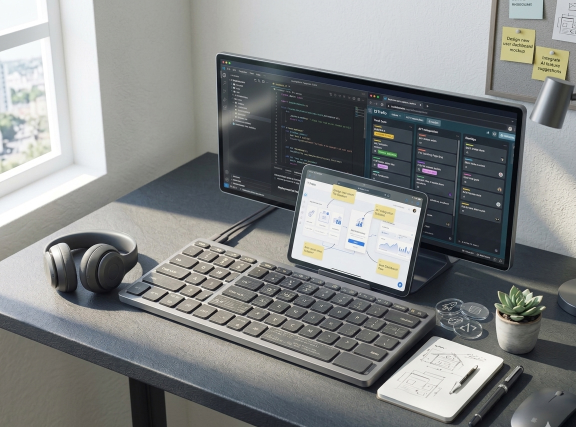
#> input picture hero.jpg, 1152 x 854 px (shown at 1/2 size)
$ python optimize-images.py
#> lines starting #> are read from the running program, lines starting #| are printed output that depends on the picture
#!/usr/bin/env python3
"""Optimisation SEO/perf des images de la vitrine ATECH GROUPE.
- convertit les images locales lourdes en WebP (redimensionnées)
- rapatrie les images Unsplash distantes en WebP local (mêmes visuels, self-hosted)
- génère l'image OG 1200x630
Les originaux sont conservés. Usage : python scripts/optimize-images.py
"""
import os, io, urllib.request
from PIL import Image

ROOT = os.path.dirname(os.path.dirname(os.path.abspath(__file__)))
UA = {"User-Agent": "Mozilla/5.0 (compatible; ATECHimg/1.0)"}

# Images locales -> WebP : (source, dest, largeur max, qualité)
LOCAL = [
    ("hero.jpg",            "hero.webp",            1040, 82),
    ("dev saas.jpg",        "dev-saas.webp",        1160, 80),
    ("ecommerce.JPG",       "ecommerce.webp",       1160, 80),
    ("logo-christ-roi.jpg", "logo-christ-roi.webp",  160, 85),
]

# Images Unsplash -> WebP local : (id unsplash, dest, largeur, qualité)
REMOTE = [
    ("photo-1690323223790-4df744a1a033", "dakar.webp",          1600, 78),
    ("photo-1664396113489-e50bddd4a777", "proj-sadg.webp",       900, 80),
    ("photo-1576091160399-112ba8d25d1d", "proj-medicos.webp",    900, 80),
    ("photo-1530785602389-07594beb8b73", "proj-swaa.webp",       900, 80),
    ("photo-1536337005238-94b997371b40", "proj-christroi.webp",  900, 80),
    ("photo-1509099863731-ef4bff19e808", "proj-rnp.webp",        900, 80),
]

def human(n):
    for u in ("o","Ko","Mo"):
        if n < 1024: return f"{n:.0f} {u}"
        n/=1024
    return f"{n:.1f} Go"

def resize(im, w):
    if im.width > w:
        im = im.resize((w, round(im.height*w/im.width)), Image.LANCZOS)
    return im

def save_webp(im, dest, q):
    p=os.path.join(ROOT,dest); im.save(p,"WEBP",quality=q,method=6)
    print(f"[OK] {dest:22s} {human(os.path.getsize(p)):>8s}  {im.width}x{im.height}")

def run():
    for src,dst,w,q in LOCAL:
        sp=os.path.join(ROOT,src)
        if not os.path.exists(sp): print(f"[SKIP] {src} introuvable"); continue
        with Image.open(sp) as im: save_webp(resize(im.convert("RGB"),w),dst,q)
#> im is the input picture: PIL image 1152x854 RGB; mean R, G, B 131.6, 134, 133.5
#> in resize, `im = im.resize((w, round(im.height*w/im.width)), Image.LANCZOS)`:
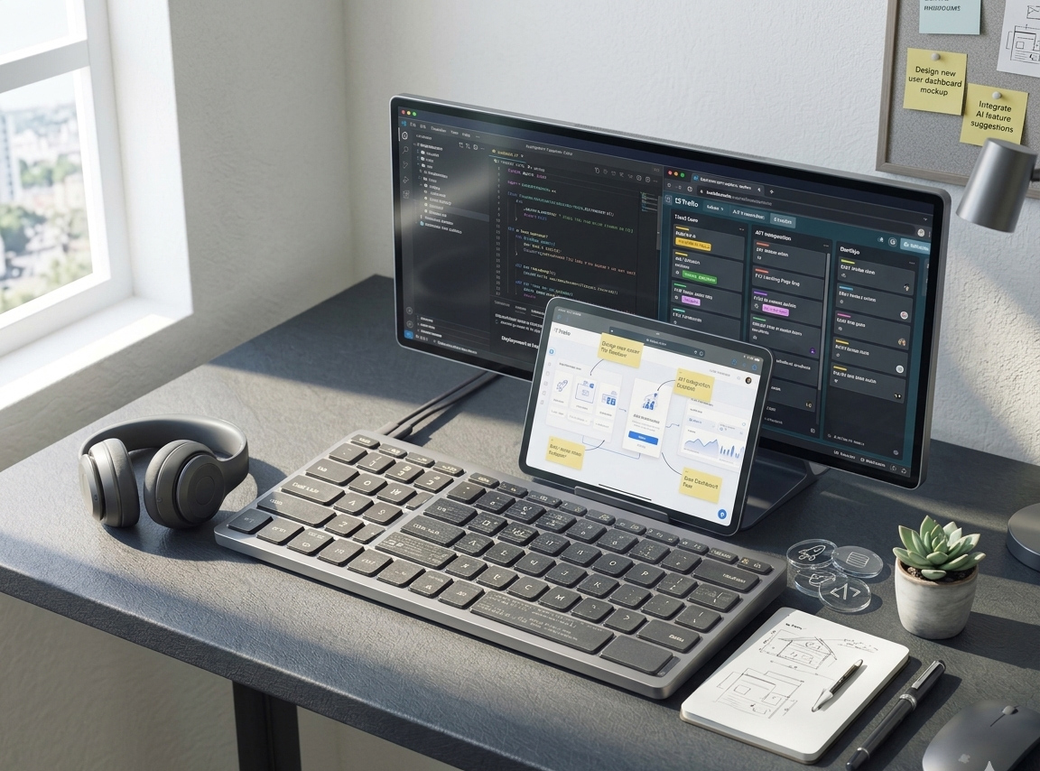
#> im: PIL image 1040x771 RGB; mean R, G, B 131.6, 134, 133.5
#| [OK] hero.webp                 93 Ko  1040x771
#> pass 2 of the loop in run, `for src,dst,w,q in LOCAL:`:
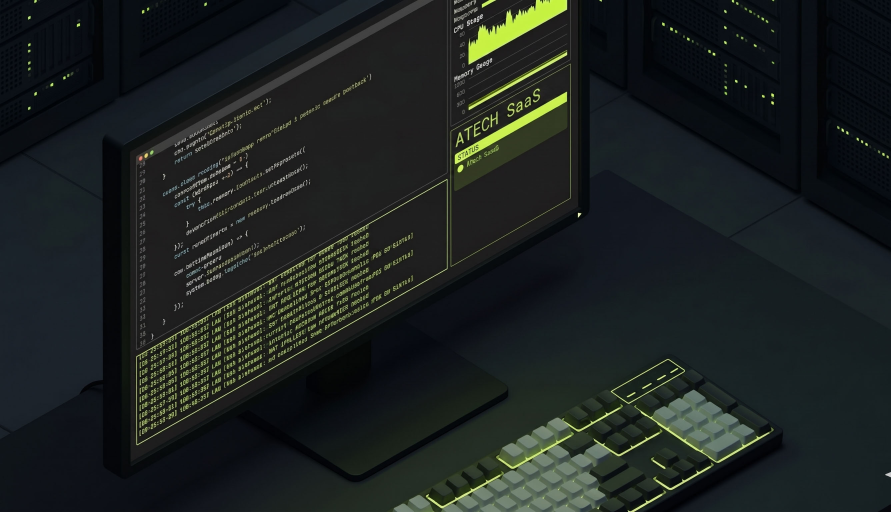
#> input picture dev saas.jpg, 2672 x 1536 px (shown at 1/3 size)
#> in run, im is the input picture: PIL image 2672x1536 RGB; mean R, G, B 28.4, 33.8, 32.5
#> in resize (call 2), `im = im.resize((w, round(im.height*w/im.width)), Image.LANCZOS)`:
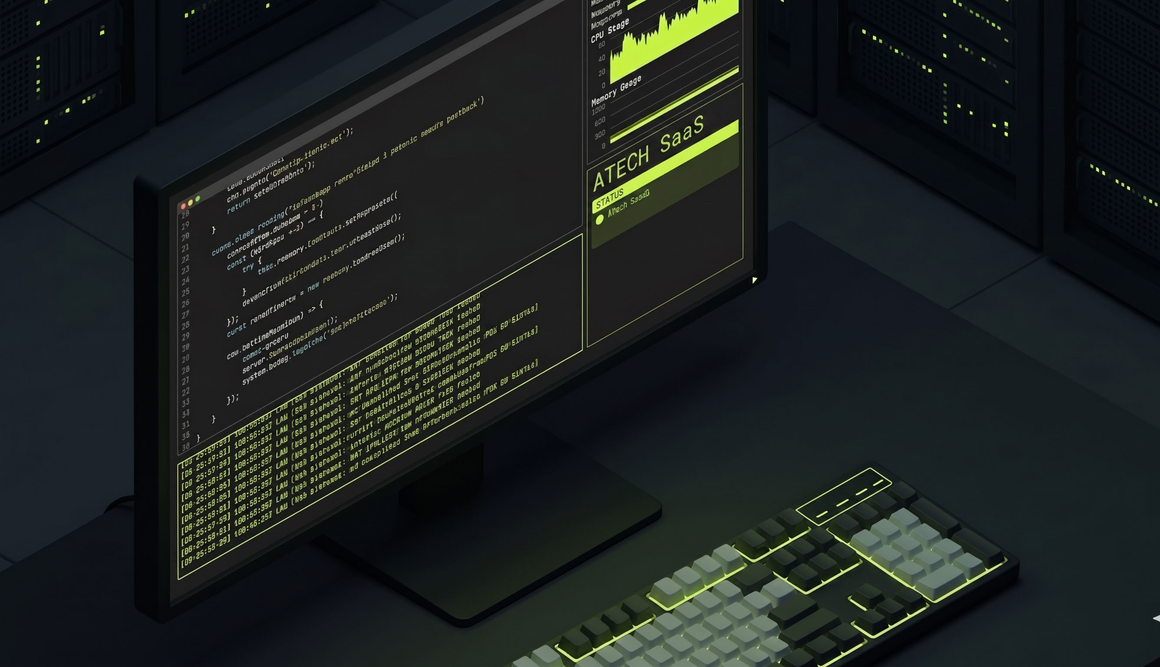
#> im: PIL image 1160x667 RGB; mean R, G, B 28.4, 33.8, 32.5
#| [OK] dev-saas.webp             53 Ko  1160x667
#> pass 3 of the loop in run, `for src,dst,w,q in LOCAL:`:
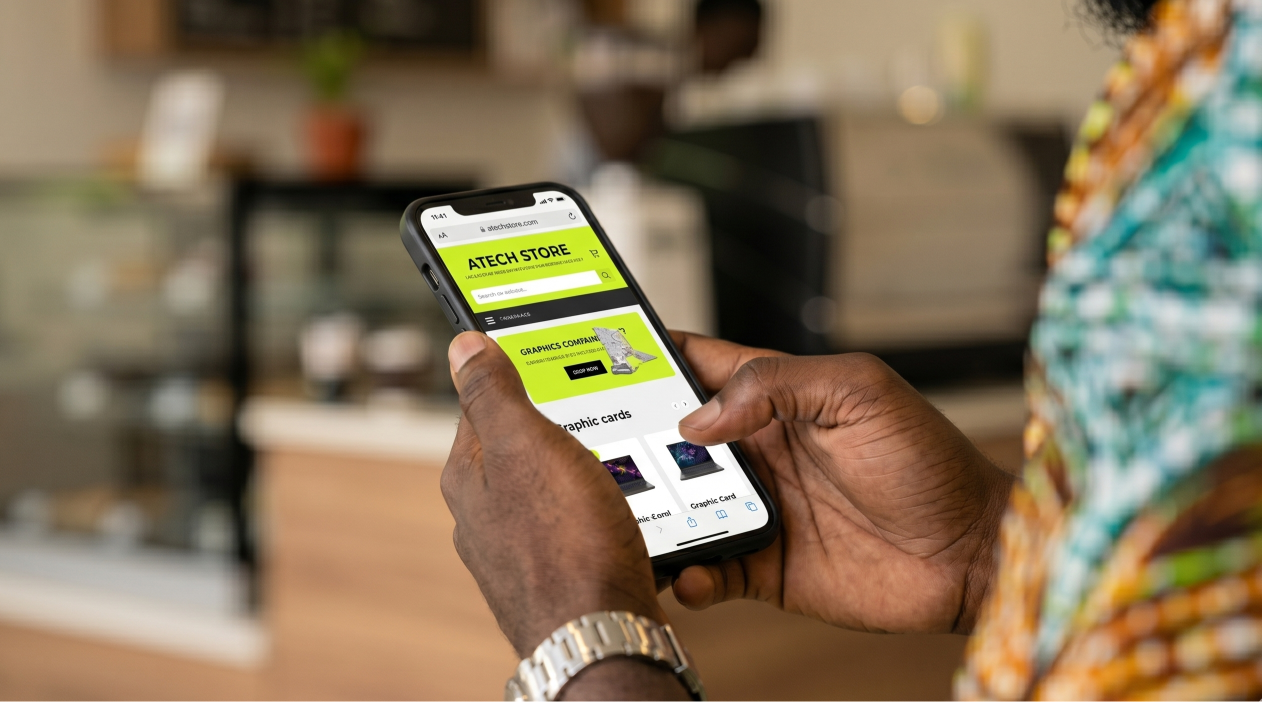
#> input picture ecommerce.JPG, 2523 x 1403 px (shown at 1/2 size)
#> in run, im is the input picture: PIL image 2523x1403 RGB; mean R, G, B 132.8, 115.3, 89.1
#> in resize (call 3), `im = im.resize((w, round(im.height*w/im.width)), Image.LANCZOS)`:
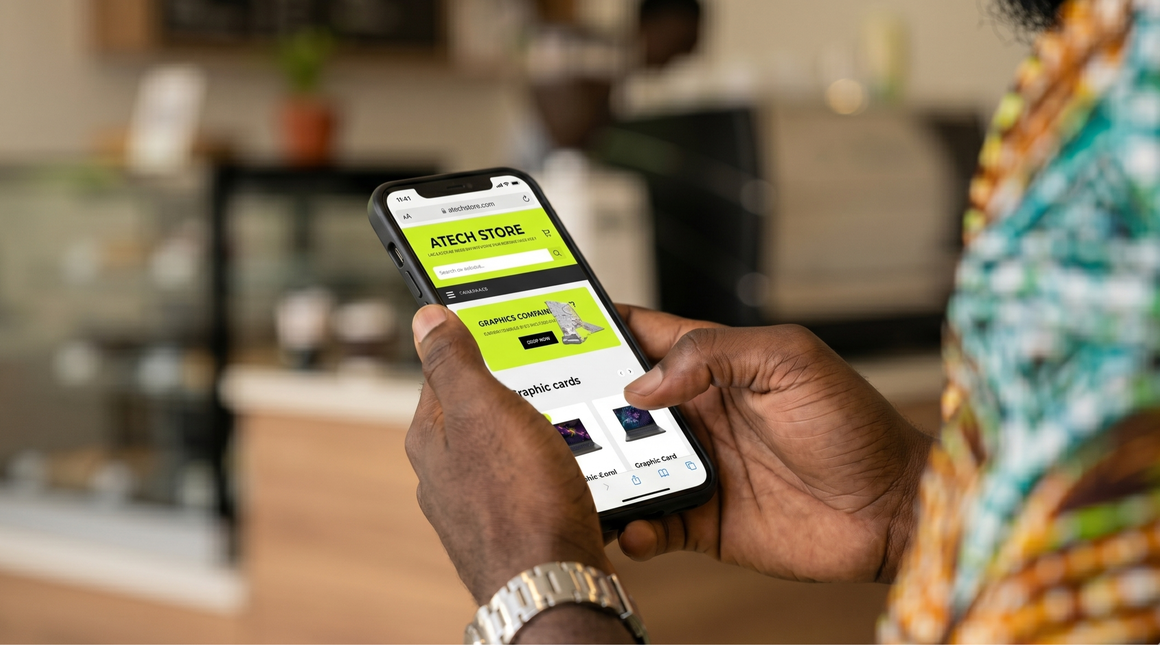
#> im: PIL image 1160x645 RGB; mean R, G, B 132.8, 115.3, 89.1
#| [OK] ecommerce.webp            38 Ko  1160x645
#> the loop made 4 passes; the first 3 are shown

    for pid,dst,w,q in REMOTE:
        url=f"https://images.unsplash.com/{pid}?w={w}&q=85&auto=format&fit=crop"
        try:
            req=urllib.request.Request(url,headers=UA)
            raw=urllib.request.urlopen(req,timeout=60).read()
            with Image.open(io.BytesIO(raw)) as im: save_webp(resize(im.convert("RGB"),w),dst,q)
        except Exception as e:
            print(f"[ERR] {dst}: {e}")

    # OG 1200x630 depuis hero.jpg
    hp=os.path.join(ROOT,"hero.jpg")
    if os.path.exists(hp):
        with Image.open(hp) as im:
            im=resize(im.convert("RGB"),1200)
            if im.height>630:
                top=(im.height-630)//2; im=im.crop((0,top,1200,top+630))
            p=os.path.join(ROOT,"og-atech.jpg"); im.save(p,"JPEG",quality=85,optimize=True)
            print(f"[OK] og-atech.jpg          {human(os.path.getsize(p)):>8s}  {im.width}x{im.height}")

if __name__ == "__main__":
    run()
#> (the call stopped at in run, `raw=urllib.request.urlopen(req,timeout=60).read()`: the network is not available in this run)
